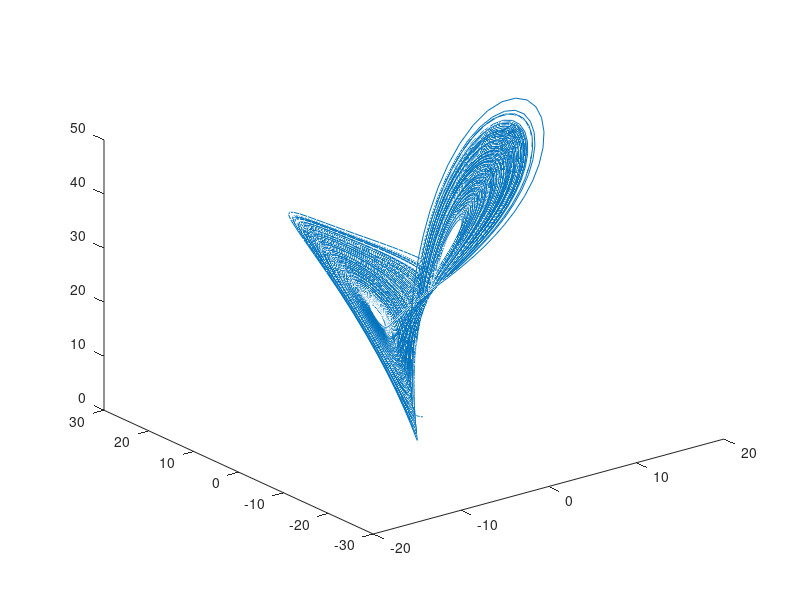

Write MATLAB code to recreate this figure.
tspan=[0:0.01:1000];
x0=[1 0 1];
sigma=10;
r=28;
b=8/3;
f=@(t,x)[sigma*x(2)-sigma*x(1); r*x(1)-x(2)-x(1)*x(3); -b*x(3)+x(1)*x(2)];
[t,x]=ode45(f, tspan, x0);
figure(5);
plot3(x(:,1),x(:,2),x(:,3));